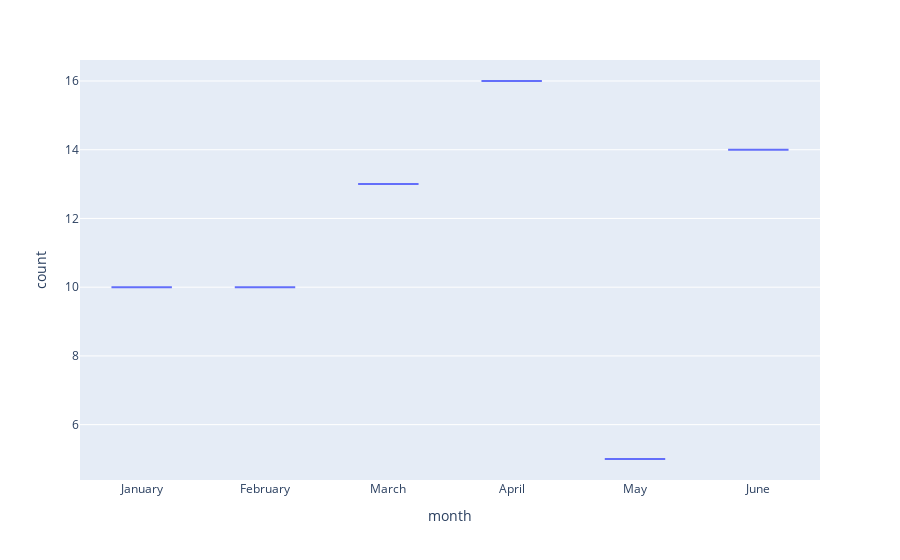

Notebook source saved alongside this figure:
### Code cell
# creating the six box plots using plotly express
fig = px.box(cust25_df, x="month", y="count")
fig.show()

### Figure 1 — Plotly figure (JSON) as saved in the notebook; plotly's stock layout.template omitted (floating-point values rounded to 4 significant figures)
{"data": [{"alignmentgroup": "True", "hovertemplate": "month=%{x}<br>count=%{y}<extra></extra>", "legendgroup": "", "marker": {"color": "#636efa"}, "name": "", "notched": false, "offsetgroup": "", "orientation": "v", "showlegend": false, "type": "box", "x": ["January", "February", "March", "April", "May", "June"], "x0": " ", "xaxis": "x", "y": [10, 10, 13, 16, 5, 14], "y0": " ", "yaxis": "y"}], "layout": {"autosize": true, "boxmode": "group", "legend": {"tracegroupgap": 0}, "margin": {"t": 60}, "xaxis": {"anchor": "y", "autorange": true, "domain": [0, 1], "range": [-0.5, 5.5], "title": {"text": "month"}, "type": "category"}, "yaxis": {"anchor": "x", "autorange": true, "domain": [0, 1], "range": [4.389, 16.61], "title": {"text": "count"}, "type": "linear"}}}
